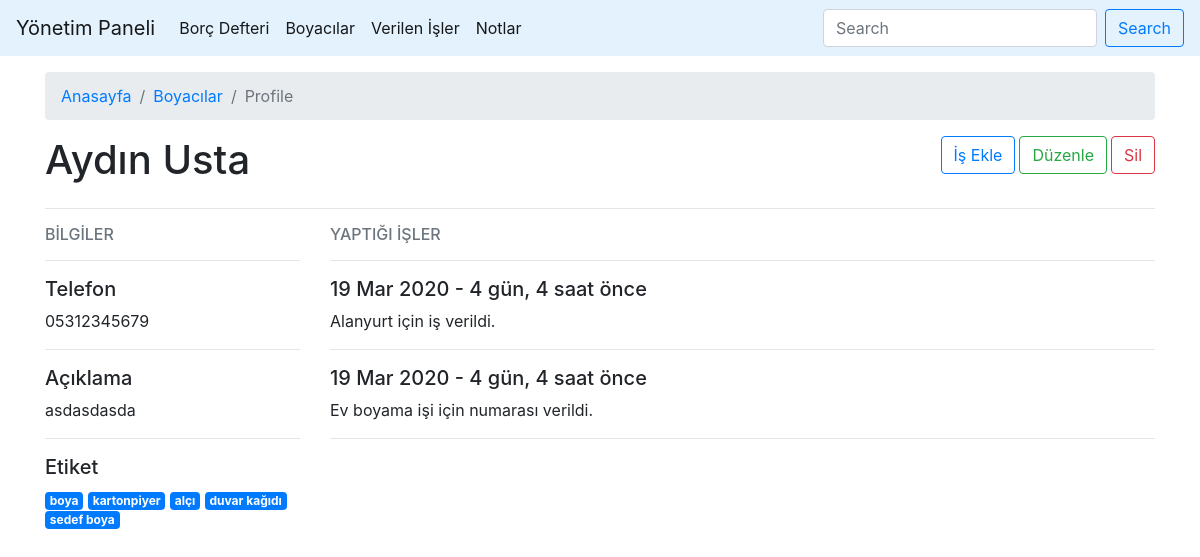
The app's page /boyaci/8/detay with its own data.
### boya/models.py (models this page shows, shortened)
class Boyaci(models.Model):
    isim = models.CharField(max_length=100)
    telefon_no = models.CharField(max_length=11)
    kayit_tarihi = models.DateTimeField(auto_now_add=True)
    aciklama = models.TextField()
    boyaci_etiket = models.ManyToManyField(Etiket, related_name="boyacilar")
    class Meta:
        verbose_name = "Boyacı"
        verbose_name_plural = "Boyacılar"

class Etiket(models.Model):
    etiket_adi = models.CharField(max_length=100)
    class Meta:
        verbose_name = "Etiket"
        verbose_name_plural = "Etiketler"
    def __str__(self):
        return self.etiket_adi

class VerilenIs(models.Model):
    is_alan_boyaci = models.ForeignKey(Boyaci, on_delete=models.CASCADE,
                                        related_name="verilen_isler", verbose_name="Boyacı")
    is_tarihi = models.DateTimeField(auto_now_add=True, verbose_name="İş Alma Tarihi")
    is_aciklama = models.TextField(verbose_name="Açıklama")
    class Meta:
        verbose_name = "Verilen İş"
        verbose_name_plural = "Verilen İşler"

### boya/views.py (the view)
# urls.py: path('boyaci/<id>/detay', views.boyaci_ayrinti, name="boyaci_ayrinti"),
def boyaci_ayrinti(request, id):
    boyaci = Boyaci.objects.get(id=id)
    return render(request, 'boyaci_ayrinti.html', {'boyaci': boyaci})

### templates/boyaci_ayrinti.html (shortened to what this page needs)
{% extends 'base.html' %}
{% block content %}
<div class="container mt-3">
    <nav aria-label="breadcrumb">
        <ol class="breadcrumb">
          <li class="breadcrumb-item"><a href="/">Anasayfa</a></li>
          <li class="breadcrumb-item"><a href="{% url 'boyacilar' %}">Boyacılar</a></li>
          <li class="breadcrumb-item active" aria-current="page">Profile</li>
        </ol>
      </nav>
    <div class="row">
    <div class="col-6">
        <h1>{{ boyaci.isim|title }}</h1>
    </div>
    <div class="col-6">
        <button type="button" class="btn btn-outline-danger float-right ml-1" data-toggle="modal" data-target="#exampleModal">Sil</button>
        <a href="{% url 'boyaci_duzenle' boyaci.id %}">
            <button type="button" class="btn btn-outline-success float-right ml-1">Düzenle</button>
        </a>
        <a href="{% url 'is_ekle' %}">
            <button type="button" class="btn btn-outline-primary float-right ml-1">İş Ekle</button>
        </a>
    </div>
    </div>
    <hr>
    <div class="row">
        <div id="name" class="col-xl-3 col-sm-12 mb-5">
            <h6 class="text-muted">BİLGİLER</h6>
            <hr>
            <h5>Telefon</h5>
            <p>{{ boyaci.telefon_no }}</p>
            <hr>
            <h5>Açıklama</h5>
            <p>{{ boyaci.aciklama }}</p>
            <hr>
            <h5>Etiket</h5>
            <p>
                {% for etiket in boyaci.boyaci_etiket.all %}
                    <a href="{% url 'etiket' etiket.id %}" class="badge badge-primary">{{ etiket }}</a>
                {% endfor %}
            </p>
        </div>
        <div id="isler" class="col-xl-9 col-sm-12">
        <h6 class="text-muted">YAPTIĞI İŞLER</h6>
        <hr>
        {% if boyaci.verilen_isler.all %}
        {% for is in boyaci.verilen_isler.all  reversed%}
            <h5>{{is.is_tarihi|date:"d M Y"}} - {{is.is_tarihi|timesince}} önce</h5>
            <p>{{is.is_aciklama}}</p>
            <hr>
        {% endfor %}
        {% else %}
        <p>Verilen iş bulunmamaktadır.</p>
        {% endif %}
        </div>
    </div>
</div>
{% endblock content %}

### records on screen
Boyaci: isim "Aydın Usta", telefon_no "05312345679", aciklama "asdasdasda"
Etiket: etiket_adi "boya"
Etiket: etiket_adi "kartonpiyer"
Etiket: etiket_adi "alçı"
Etiket: etiket_adi "duvar kağıdı"
Etiket: etiket_adi "sedef boya"
VerilenIs: is_tarihi "19 Mar 2020", is_tarihi "4 gün, 4 saat", is_aciklama "Alanyurt için iş verildi."
VerilenIs: is_tarihi "19 Mar 2020", is_tarihi "4 gün, 4 saat", is_aciklama "Ev boyama işi için numarası verildi."
